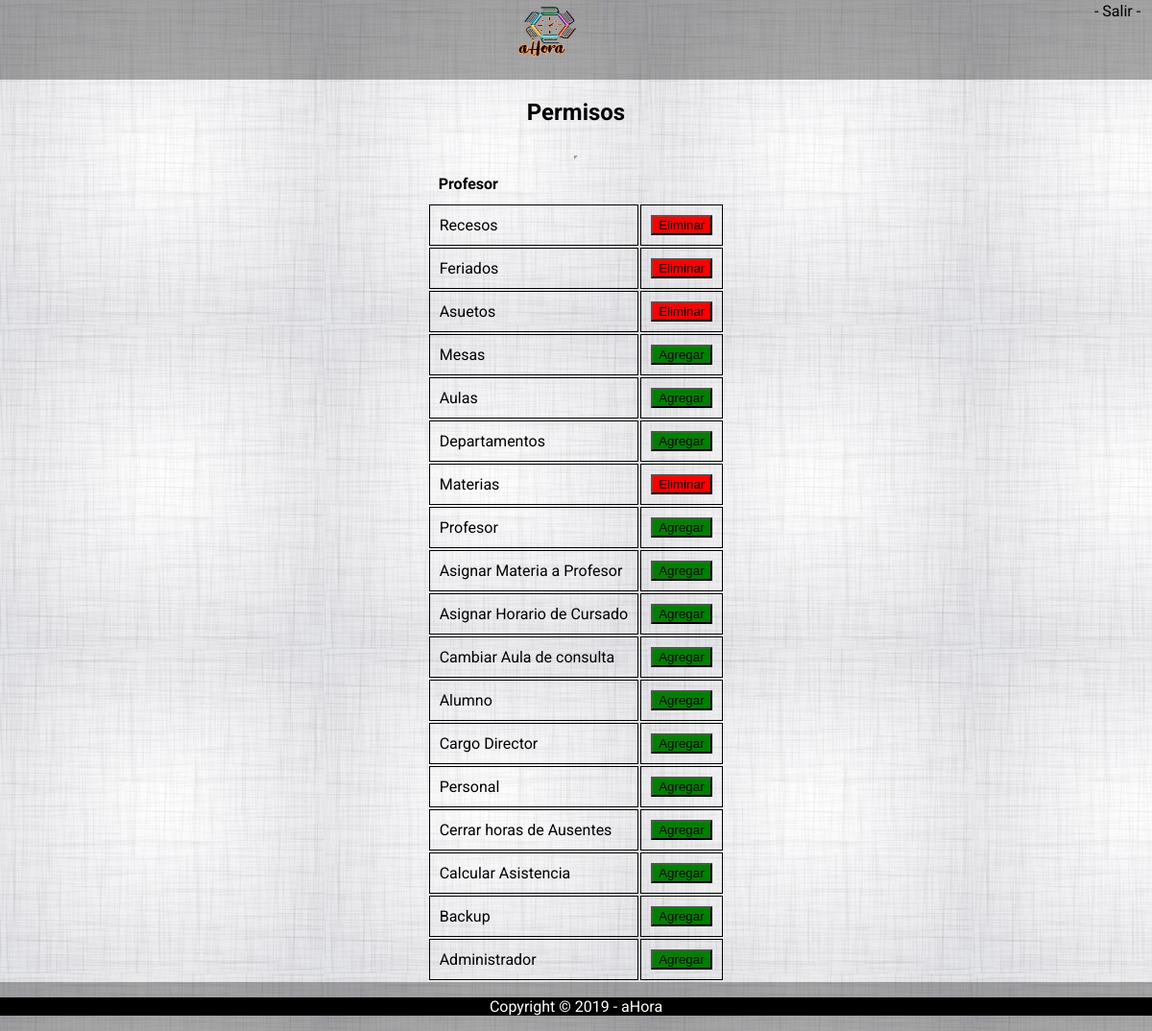
The app's page /vista/administrador/Permisos.php (signed in) with its own data.
### tables this page shows
CREATE TABLE `privilegio` (
  `nombrePrivilegio` varchar(35) NOT NULL,
  `id_privilegio` int(35) NOT NULL,
  `numeroPermiso` int(11) NOT NULL
);

### vista/rutas.php (called while the page is built, shortened)
<?php
$URL='http://localhost/ProyectoFinalUTN';
$logo="/vista//partials/logo.png";
$fondo="/vista/fondoCuerpo.jpg";
$style="/vista/assert/css/style.css";
$editarPermisos='/controlador/administrador/editarPermisos.php';

### controlador/administrador/controladorAdministrador.php (called while the page is built, shortened)
<?php
require 'C:/xampp/htdocs/ProyectoFinalUTN/vista/rutas.php';
class controladorAdministrador extends conexion
{
            function BuscarPermisos($idRol){
                $permisos=array();
                $conn = $this->getconexion();
                $stmt = $conn->prepare("SELECT privilegio.nombrePrivilegio,privilegio.numeroPermiso
                FROM privilegio
                INNER JOIN privilegioperfil
                    ON privilegioperfil.fk_privilegio = privilegio.id_privilegio
                INNER JOIN perfil
                    ON privilegioperfil.fk_perfil = perfil.id_perfil
                WHERE perfil.id_perfil='$idRol'");
                $stmt->execute();
                while($row = $stmt->fetch()) {
                    array_push($permisos,$row[1]);
                }
                return $permisos;
            }
            function buscarNombrePrivilegios(){
                $permisos=array();
                $conn = $this->getconexion();
                $stmt = $conn->prepare("SELECT privilegio.nombrePrivilegio,privilegio.numeroPermiso
                FROM privilegio");
                $stmt->execute();
                while($row = $stmt->fetch()) {
                    $permisos1=array();
                    array_push($permisos1,$row[0],$row[1]);
                    array_push($permisos,$permisos1);
                }
                return $permisos;
            }
}
?>

### vista/administrador/Permisos.php (the view, shortened to what this page needs)
<?php
require 'C:/xampp/htdocs/ProyectoFinalUTN/vista/rutas.php';
$a=new controladorAdministrador();
$editarPermisos=$URL.$editarPermisos;
$permisoRol=6;
?>
<!DOCTYPE html>
<html>
    <head>
        <link href=<?php echo $URL.$style?> rel="stylesheet" type="text/css"/>
    </head>
    <body background = <?php echo $URL.$fondo?>>
        <?php require $DIR.$headera ?>
        <h2>Permisos</h2>
        <iframe width="0" height="0" border="0" name="dummyframe" id="dummyframe"></iframe>
            <form action=<?php echo $editarPermisos ?> method="POST" target="dummyframe">
            <div id='div'>
                <table align="center" id="tablaBuscar" style="border-color: #FFFFFF">
                    <tr>
                    <th>Profesor</th>
                        <?php
                        $permisosActuales = $a->BuscarPermisos($permisoRol);
                        $listaPermisos = $a->buscarNombrePrivilegios();
                        foreach ($listaPermisos as $permiso): ?>
                    <tr>
                        <td>
                            <?php echo $permiso[0]?></option>
                        </td>
                        <td>
                        <?php if(in_array($permiso[1],$permisosActuales)):?>
                            <button name="permiso" value=<?php echo $permiso[1];?> style="background-color:red" onclick="recargarPagina()">Eliminar</button>
                        <?php else:?>
                            <button name="permiso" value=<?php echo $permiso[1];?>  style="background-color:green" onclick="recargarPagina()">Agregar</button>
                        <?php endif;?>
                        </td>
                    </tr>
                        <?php endforeach; ?>
                    </tr>
                </table>
                </div>
                </form>
</body>
    <footer>
        <?php require $DIR.$footer; ?>
    </footer>
</html>

### vista/partials/headera.php (shortened to what this page needs)
<header>
<?php require_once 'C:/xampp/htdocs/ProyectoFinalUTN/vista/rutas.php';?>
  <a href=<?php echo $URL."/vista/administrador/MenuIndex.php"?>> <img src=<?php echo '"'.$URL.$logo.'"'?> width="75" height="75" /> </a>
  <TD><a href=<?php echo $URL."/vista/logout.php"?> style="float:right;" > - Salir -    &nbsp;&nbsp;  </a> </TD>
</header>

### vista/partials/footer.php
<nav class="navbar-fixed-bottom" style="background:black;color:white;">
    <div align="center" >
        <?php echo "<p> Copyright &copy; " . date("Y") . " - aHora</p>"; ?>
    </div>
</nav>

### vista/assert/css/style.css (style rules this page uses)
html, body { margin: 0 auto; padding: 0; font-family: 'Roboto', sans-serif; text-align: center; width: 100%; height: 100%; display: table; }
footer { border-bottom: 2px solid #eee; padding: 2px 0 2px; width: 100%; text-align: center; color: black; height: 40px; bottom: 0; position: static; background-color: #0000004f; align-self: flex-end; display: table-row; }
header { border-bottom: 0 solid white; padding: 2px 0 2px; margin-bottom: 0; width: 100%; text-align: center; background-color: #0000004f; }
header a { text-decoration: none; color: black; }
table-mostrar, thead, td { width: 100%; margin: 0; padding: 0; border-collapse: collapse; border: 1px solid black; text-align: left; }
th, td { padding: 10px; text-align: left; width: max-content; }

### records on screen
privilegio: nombrePrivilegio "Recesos", $permiso[1] 1 (drawn)
privilegio: nombrePrivilegio "Feriados", $permiso[1] 2 (drawn)
privilegio: nombrePrivilegio "Asuetos", $permiso[1] 3 (drawn)
privilegio: nombrePrivilegio "Mesas", $permiso[1] 4 (drawn)
privilegio: nombrePrivilegio "Aulas", $permiso[1] 5 (drawn)
privilegio: nombrePrivilegio "Departamentos", $permiso[1] 6 (drawn)
privilegio: nombrePrivilegio "Materias", $permiso[1] 7 (drawn)
privilegio: nombrePrivilegio "Profesor", $permiso[1] 8 (drawn)
privilegio: nombrePrivilegio "Asignar Materia a Profesor", $permiso[1] 9 (drawn)
privilegio: nombrePrivilegio "Asignar Horario de Cursado", $permiso[1] 10 (drawn)
privilegio: nombrePrivilegio "Cambiar Aula de consulta", $permiso[1] 11 (drawn)
privilegio: nombrePrivilegio "Alumno", $permiso[1] 12 (drawn)
privilegio: nombrePrivilegio "Cargo Director", $permiso[1] 13 (drawn)
privilegio: nombrePrivilegio "Personal", $permiso[1] 14 (drawn)
privilegio: nombrePrivilegio "Cerrar horas de Ausentes", $permiso[1] 15 (drawn)
privilegio: nombrePrivilegio "Calcular Asistencia", $permiso[1] 16 (drawn)
privilegio: nombrePrivilegio "Backup", $permiso[1] 17 (drawn)
privilegio: nombrePrivilegio "Administrador", $permiso[1] 18 (drawn)
